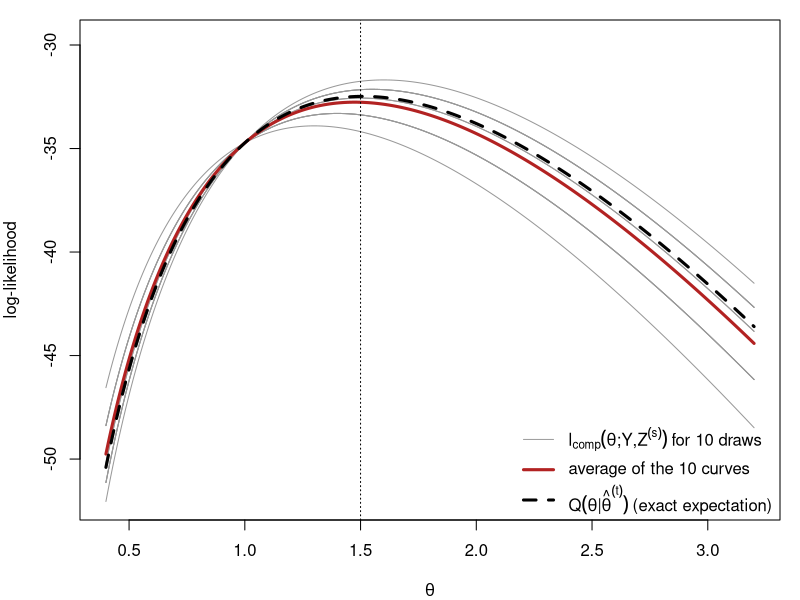
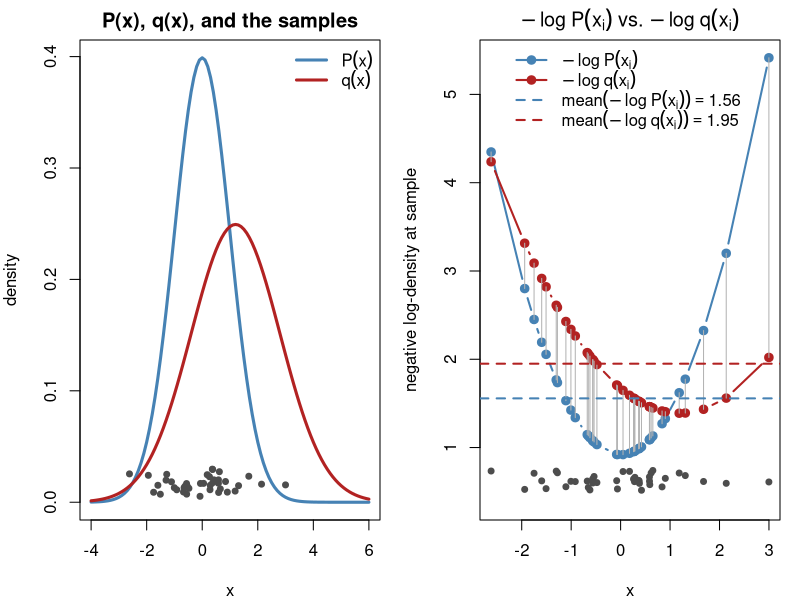
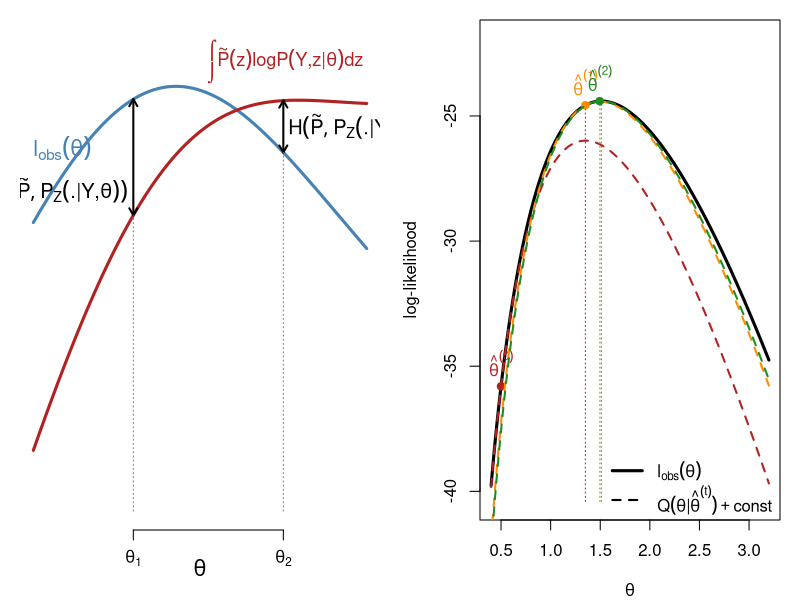
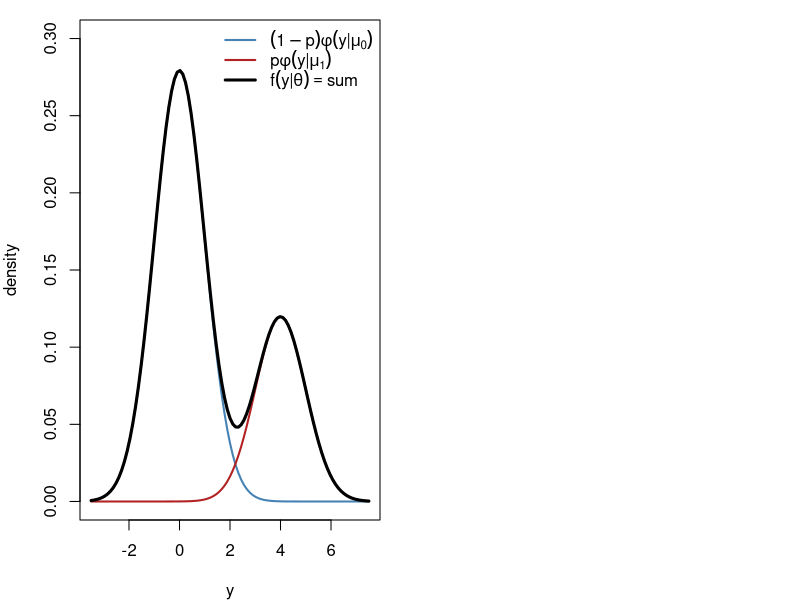
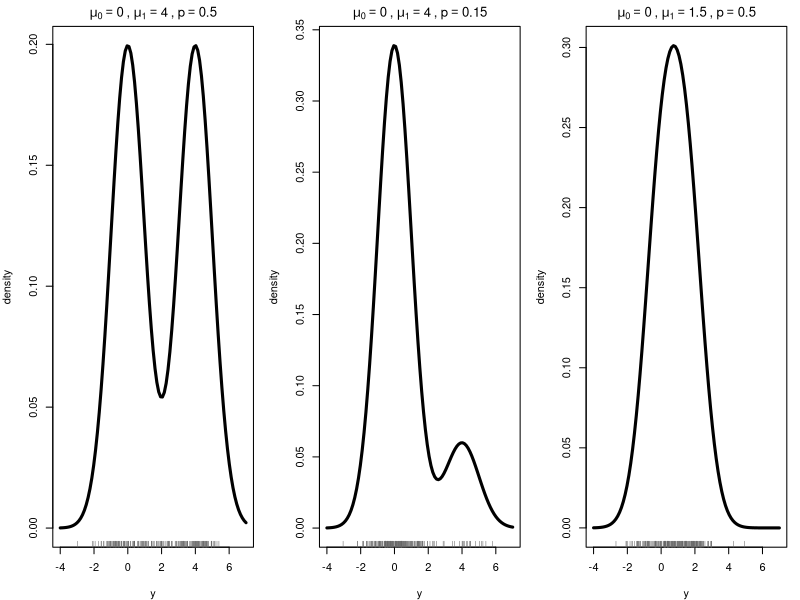
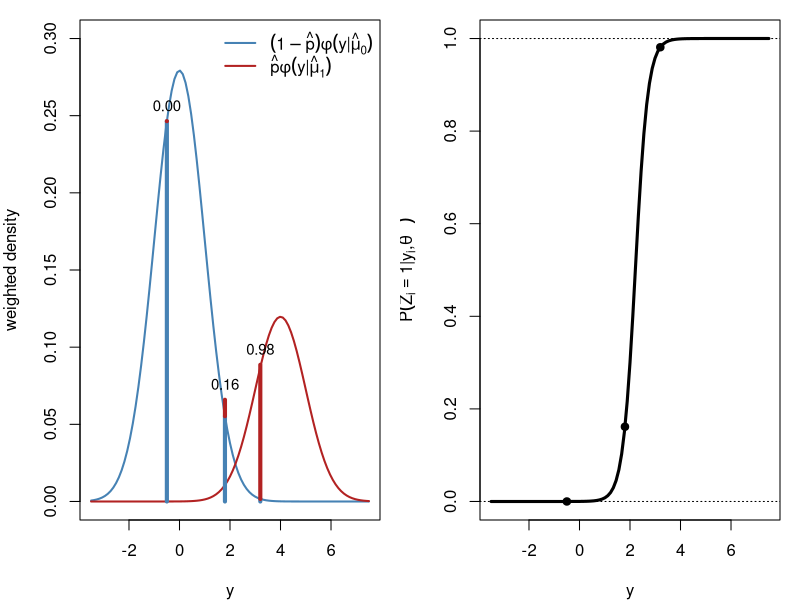
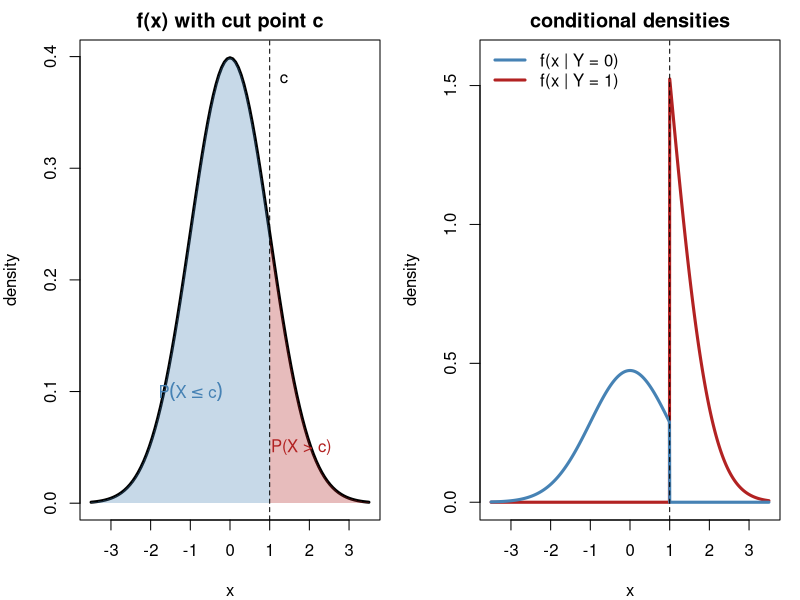
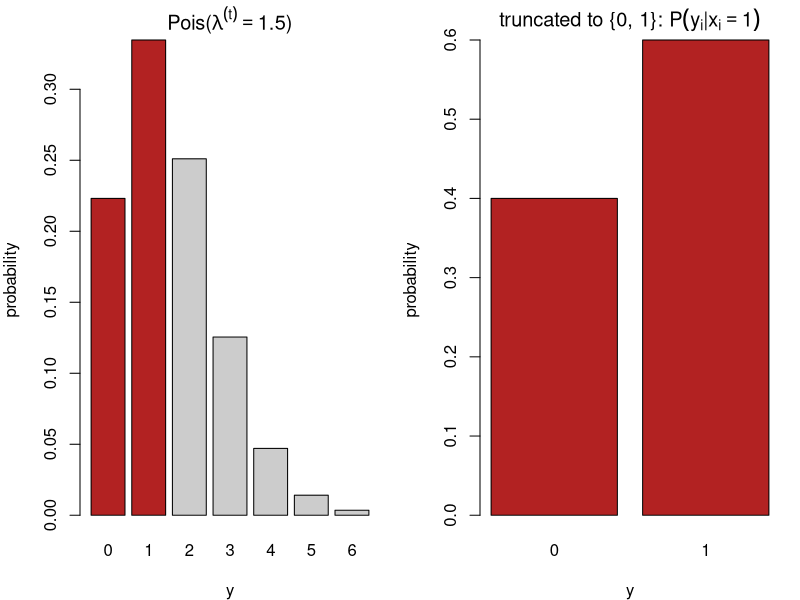

These charts were generated, in order, by the following R code:
## ---- chunk 1
#| include: false
set.seed(812)
knitr::opts_chunk$set(echo = FALSE, fig.align = "center")
# censored Poisson example used in several figures (Section 3):
# m exact observations, ncen observations known only to satisfy y < 2
yobs <- c(3, 2, 4, 1, 3, 2, 5, 3); m <- length(yobs); ncen <- 12; n <- m + ncen
lobs <- function(l) sum(dpois(yobs, l, log = TRUE)) + ncen * log(ppois(1, l))
lcomp <- function(l, z) -n * l + log(l) * (sum(yobs) + sum(z)) - sum(lfactorial(yobs))
Qfun  <- function(l, lt) lcomp(l, rep(lt / (1 + lt), ncen))
lam <- seq(0.4, 3.2, length.out = 300)
## ---- chunk 2
#| fig-width: 9
#| fig-height: 5
lt <- 1.5; S <- 10
Z <- replicate(S, rbinom(ncen, 1, lt / (1 + lt)))            # draws of the censored y_i
curves <- sapply(1:S, function(s) sapply(lam, lcomp, z = Z[, s]))
Qexact <- sapply(lam, Qfun, lt = lt)
par(mar = c(4, 4, 1, 1))
matplot(lam, curves, type = "l", lty = 1, lwd = 1, col = "gray60", xlab = expression(theta),
        ylab = "log-likelihood", ylim = range(curves) + c(0, 2))
lines(lam, rowMeans(curves), lwd = 3, col = "firebrick")
lines(lam, Qexact, lwd = 3, col = "black", lty = 2)
abline(v = lt, lty = 3)
legend("bottomright", bty = "n", lwd = c(1, 3, 3), lty = c(1, 1, 2), col = c("gray60", "firebrick", "black"),
       legend = c(expression(l[comp](theta*";"*Y*","*Z^(s)) ~ "for 10 draws"),
                  "average of the 10 curves",
                  expression(Q(theta*"|"*hat(theta)^(t)) ~ "(exact expectation)")))
## ---- chunk 3
#| fig-width: 10
#| fig-height: 4.6
par(mfrow = c(1, 2), mar = c(4, 4, 2, 1))
mu_p <- 0; sd_p <- 1; mu_q <- 1.2; sd_q <- 1.6; nsamp <- 40
x  <- rnorm(nsamp, mu_p, sd_p)                   # samples from P
nlp <- -dnorm(x, mu_p, sd_p, log = TRUE)         # -log P(x_i)
nlq <- -dnorm(x, mu_q, sd_q, log = TRUE)         # -log q(x_i)

curve(dnorm(x, mu_p, sd_p), -4, 6, lwd = 3, col = "steelblue", xlab = "x", ylab = "density",
      main = "P(x), q(x), and the samples")
curve(dnorm(x, mu_q, sd_q), add = TRUE, lwd = 3, col = "firebrick")
points(x, runif(nsamp, 0.005, 0.03), pch = 19, col = "gray30", cex = 0.8)   # jittered observations
legend("topright", bty = "n", lwd = 3, col = c("steelblue", "firebrick"),
       legend = c(expression(P(x)), expression(q(x))))

ord <- order(x)
yr  <- range(c(nlp, nlq)); gap <- diff(yr)
plot(x[ord], nlp[ord], type = "b", pch = 19, col = "steelblue", lwd = 2,
     xlab = "x", ylab = "negative log-density at sample",
     ylim = c(yr[1] - 0.12 * gap, yr[2]),
     main = expression(-log~P(x[i])~vs.~-log~q(x[i])))
lines(x[ord], nlq[ord], type = "b", pch = 19, col = "firebrick", lwd = 2)
segments(x[ord], nlp[ord], x[ord], nlq[ord], col = "gray70")
abline(h = mean(nlp), col = "steelblue", lty = 2, lwd = 2)
abline(h = mean(nlq), col = "firebrick", lty = 2, lwd = 2)
points(x, yr[1] - 0.09 * gap + runif(nsamp, 0, 0.05 * gap), pch = 19, col = "gray30", cex = 0.8)
legend("top", bty = "n", lwd = 2, lty = c(1, 1, 2, 2), pch = c(19, 19, NA, NA),
       col = c("steelblue", "firebrick", "steelblue", "firebrick"),
       legend = c(expression(-log~P(x[i])), expression(-log~q(x[i])),
                  bquote(mean(-log~P(x[i])) == .(round(mean(nlp), 2))),
                  bquote(mean(-log~q(x[i])) == .(round(mean(nlq), 2)))))
## ---- chunk 4
#| fig-width: 9
#| fig-height: 4.4
par(mar = c(3.5, 1, 1, 1))
th <- seq(0, 10, length.out = 300)
lo <- function(t) 3.2 - 0.045 * (t - 5.2)^2 + 0.5 * sin(t / 2.2)   # observed log-likelihood
av <- function(t) lo(t) - (1.4 - 0.45 * (t - 3))                    # an arbitrary average complete log-likelihood
plot(th, lo(th), type = "n", ylim = c(-1.5, 4.2), axes = FALSE, xlab = "", ylab = "")
mtext(expression(theta), side = 1, line = 1.5, cex = 1.3)
lines(th, lo(th), lwd = 3, col = "steelblue")
lines(th, av(th), lwd = 3, col = "firebrick")
text(0, lo(0) + 0.9, expression(l[obs](theta)), col = "steelblue", adj = 0, cex = 1.3)
text(9.9, av(9.9) + 0.5, expression(integral(tilde(P)(z)*log*P(Y*","*z*"|"*theta)*dz)),
     col = "firebrick", adj = 1, cex = 1.1)
for (t0 in c(3, 7.5)) {
    arrows(t0, av(t0), t0, lo(t0), code = 3, length = 0.08, lwd = 2)
    text(if (t0 == 3) t0 - 0.15 else t0 + 0.15, (av(t0) + lo(t0)) / 2 - if (t0 == 3) 0.4 else 0, expression(H(tilde(P), P[Z](.*"|"*Y*","*theta))), adj = if (t0 == 3) 1 else 0, cex = 1.2)
    segments(t0, -1.5, t0, min(av(t0), lo(t0)), lty = 3, col = "gray50")
}
axis(1, at = c(3, 7.5), labels = c(expression(theta[1]), expression(theta[2])), tick = TRUE)
## ---- chunk 5
#| fig-width: 9
#| fig-height: 5
lo <- sapply(lam, lobs); top <- max(lo)
par(mar = c(4, 4, 1, 1))
plot(lam, lo, type = "l", lwd = 3, xlab = expression(theta), ylab = "log-likelihood",
     ylim = c(top - 16, top + 2.5))
lt <- 0.5; cols <- c("firebrick", "darkorange", "forestgreen")
for (k in 1:3) {
  shift <- lobs(lt) - Qfun(lt, lt)                     # make Q touch l_obs at theta^(t)
  lines(lam, sapply(lam, Qfun, lt = lt) + shift, col = cols[k], lwd = 2, lty = 2)
  points(lt, lobs(lt), pch = 19, col = cols[k])
  lt_new <- (sum(yobs) + ncen * lt / (1 + lt)) / n       # M-step
  segments(lt_new, top - 16, lt_new, lobs(lt_new), col = cols[k], lty = 3)
  text(lt, lobs(lt), bquote(hat(theta)^(.(k - 1))), pos = 3, col = cols[k], xpd = NA)
  lt <- lt_new
}
legend("bottomright", bty = "n", lwd = c(3, 2), lty = c(1, 2),
       legend = c(expression(l[obs](theta)), expression(Q(theta*"|"*hat(theta)^(t)) + "const")))
## ---- chunk 6
#| fig-width: 9
#| fig-height: 4.6
par(mar = c(4, 4, 1, 1)); mu0 <- 0; mu1 <- 4; p <- 0.3
curve((1 - p) * dnorm(x, mu0), -3.5, 7.5, lwd = 2, col = "steelblue", ylab = "density", xlab = "y",
      ylim = c(0, 0.3))
curve(p * dnorm(x, mu1), add = TRUE, lwd = 2, col = "firebrick")
curve((1 - p) * dnorm(x, mu0) + p * dnorm(x, mu1), add = TRUE, lwd = 3)
legend("topright", bty = "n", lwd = c(2, 2, 3), col = c("steelblue", "firebrick", "black"),
       legend = c(expression((1-p)*phi(y*"|"*mu[0])), expression(p*phi(y*"|"*mu[1])),
                  expression(f(y*"|"*theta) == "sum")))
## ---- chunk 7
#| fig-width: 10
#| fig-height: 4.4
par(mfrow = c(1, 3), mar = c(4, 4, 2, 1))
mix <- function(x, mu0, mu1, p) (1 - p) * dnorm(x, mu0) + p * dnorm(x, mu1)
for (s in list(c(0, 4, 0.5), c(0, 4, 0.15), c(0, 1.5, 0.5))) {
  curve(mix(x, s[1], s[2], s[3]), -4, 7, lwd = 3, xlab = "y", ylab = "density",
        main = bquote(mu[0] == .(s[1]) ~ "," ~ mu[1] == .(s[2]) ~ "," ~ p == .(s[3])))
  y <- ifelse(rbinom(200, 1, s[3]) == 1, rnorm(200, s[2]), rnorm(200, s[1]))
  rug(y, col = "gray40")
}
## ---- chunk 8
#| fig-width: 10
#| fig-height: 4.6
par(mfrow = c(1, 2), mar = c(4, 4, 1, 1)); mu0 <- 0; mu1 <- 4; p <- 0.3
f0 <- function(x) (1 - p) * dnorm(x, mu0); f1 <- function(x) p * dnorm(x, mu1)
curve(f0, -3.5, 7.5, lwd = 2, col = "steelblue", ylab = "weighted density", xlab = "y", ylim = c(0, 0.3))
curve(f1, add = TRUE, lwd = 2, col = "firebrick")
yi <- c(-0.5, 1.8, 3.2)
for (y in yi) { segments(y, 0, y, f0(y), col = "steelblue", lwd = 4)
  segments(y, f0(y), y, f0(y) + f1(y), col = "firebrick", lwd = 4)
  text(y, f0(y) + f1(y), sprintf("%.2f", f1(y) / (f0(y) + f1(y))), pos = 3, cex = 0.9) }
legend("topright", bty = "n", lwd = 2, col = c("steelblue", "firebrick"),
       legend = c(expression((1-hat(p))*phi(y*"|"*hat(mu)[0])), expression(hat(p)*phi(y*"|"*hat(mu)[1]))))
curve(f1(x) / (f0(x) + f1(x)), -3.5, 7.5, lwd = 3, xlab = "y",
      ylab = expression(P(Z[i] == 1*"|"*y[i]*","*hat(theta)^(t))))
abline(h = c(0, 1), lty = 3); points(yi, f1(yi) / (f0(yi) + f1(yi)), pch = 19)
## ---- chunk 9
#| fig-width: 10
#| fig-height: 4.8
par(mfrow = c(1, 2), mar = c(4, 4, 2, 1)); cc <- 1
curve(dnorm, -3.5, 3.5, lwd = 3, xlab = "x", ylab = "density", main = "f(x) with cut point c")
xs <- seq(cc, 3.5, length.out = 100)
polygon(c(xs, rev(xs)), c(dnorm(xs), rep(0, 100)), col = adjustcolor("firebrick", 0.3), border = NA)
xs <- seq(-3.5, cc, length.out = 100)
polygon(c(xs, rev(xs)), c(dnorm(xs), rep(0, 100)), col = adjustcolor("steelblue", 0.3), border = NA)
abline(v = cc, lty = 2); text(cc, 0.38, "c", pos = 4)
text(1.8, 0.05, "P(X > c)", col = "firebrick"); text(-1, 0.1, expression(P(X <= c)), col = "steelblue")
curve(dnorm(x) * (x > cc) / pnorm(cc, lower.tail = FALSE), -3.5, 3.5, lwd = 3, col = "firebrick",
      n = 1001, xlab = "x", ylab = "density", main = "conditional densities", ylim = c(0, 1.6))
curve(dnorm(x) * (x <= cc) / pnorm(cc), add = TRUE, lwd = 3, col = "steelblue", n = 1001)
abline(v = cc, lty = 2)
legend("topleft", bty = "n", lwd = 3, col = c("steelblue", "firebrick"),
       legend = c("f(x | Y = 0)", "f(x | Y = 1)"))
## ---- chunk 10
#| fig-width: 10
#| fig-height: 4.4
par(mfrow = c(1, 2), mar = c(4, 4, 2, 1)); lt <- 1.5; k <- 0:6
barplot(dpois(k, lt), names.arg = k, col = c("firebrick", "firebrick", rep("gray80", 5)),
        xlab = "y", ylab = "probability", main = bquote("Pois(" * lambda^(t) == .(lt) * ")"))
barplot(c(1, lt) / (1 + lt), names.arg = 0:1, col = "firebrick", xlab = "y", ylab = "probability",
        main = expression("truncated to {0, 1}: " * P(y[i]*"|"*x[i] == 1)))
## ---- chunk 11
#| fig-width: 6
#| fig-height: 4.6
par(mar = c(4, 4, 1, 1))
ctr <- rbind(c(0, 0), c(4, 3), c(1, 5))
Sig <- list(diag(2) * 0.8, matrix(c(1, 0.7, 0.7, 1), 2), diag(c(1.2, 0.4)))
cols <- c("steelblue", "firebrick", "forestgreen"); ang <- seq(0, 2 * pi, length.out = 100)
plot(NA, xlim = c(-3, 7), ylim = c(-3, 8), xlab = expression(y[1]), ylab = expression(y[2]))
for (k in 1:3) { R <- chol(Sig[[k]])
  pts <- matrix(rnorm(120), 60) %*% R + rep(ctr[k, ], each = 60)
  points(pts, col = adjustcolor(cols[k], 0.6), pch = 19, cex = 0.8)
  ell <- (cbind(cos(ang), sin(ang)) * 2.1) %*% R + rep(ctr[k, ], each = 100)
  lines(ell, col = cols[k], lwd = 2); points(ctr[k, 1], ctr[k, 2], pch = 4, lwd = 3, col = cols[k]) }
## ---- chunk 12
#| fig-width: 10
#| fig-height: 3.4
par(mar = c(4, 4, 1, 1)); N <- 120; P <- matrix(c(0.95, 0.05, 0.1, 0.9), 2, byrow = TRUE)
h <- integer(N); h[1] <- 1; for (i in 2:N) h[i] <- sample(1:2, 1, prob = P[h[i - 1], ])
y <- rnorm(N, mean = c(0, 3)[h])
plot(y, type = "n", xlab = "i", ylab = expression(y[i]))
r <- rle(h); e <- cumsum(r$lengths); s <- c(1, head(e, -1) + 1)
rect(s - 0.5, par("usr")[3], e + 0.5, par("usr")[4],
     col = adjustcolor(c("steelblue", "firebrick")[r$values], 0.15), border = NA)
lines(y, col = "gray30"); points(y, pch = 19, col = c("steelblue", "firebrick")[h], cex = 0.7)
legend("topright", bty = "n", pch = 19, col = c("steelblue", "firebrick"),
       legend = c(expression(h[i] == 1), expression(h[i] == 2)), horiz = TRUE)
